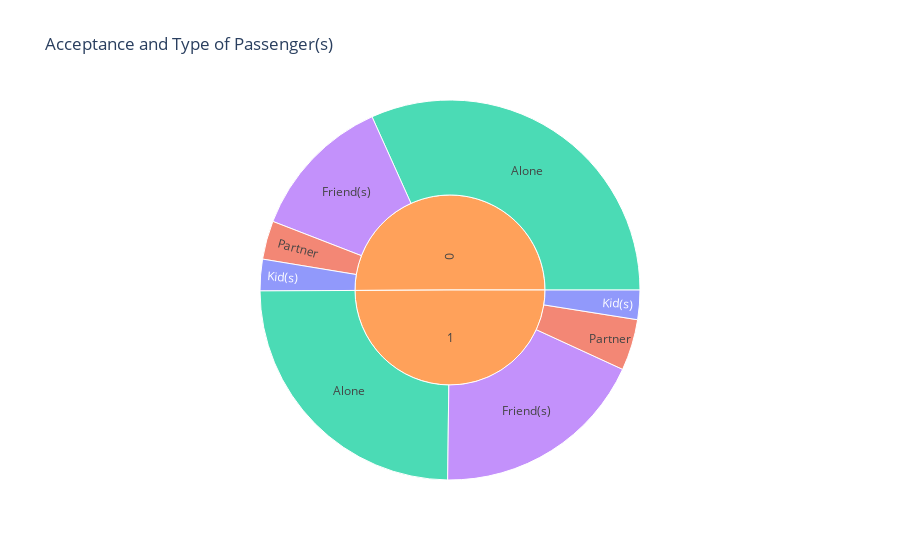

Notebook code cell kept with this figure:
### Markdown cell above
I'll create some plots to visualize the differences between the group of those who accepted the coupons and those who didn't, in order to identify any obvious trends. I chose certain columns that I thought were worth investigating.

### Code cell
fig = px.sunburst(coffeeCoupons, path=['Y', 'passenger'], color='passenger', title = 'Acceptance and Type of Passenger(s)')
fig.show()
fig.write_image("../images/passengersSunburst.png")

### Figure 1 — Plotly figure (JSON) as saved in the notebook; plotly's stock layout.template omitted (floating-point values rounded to 4 significant figures)
{"data": [{"branchvalues": "total", "customdata": [["Kid(s)"], ["Kid(s)"], ["Partner"], ["Alone"], ["Alone"], ["Friend(s)"], ["Partner"], ["(?)"], ["(?)"], ["Friend(s)"]], "domain": {"x": [0, 1], "y": [0, 1]}, "hovertemplate": "labels=%{label}<br>count=%{value}<br>parent=%{parent}<br>id=%{id}<br>passenger=%{customdata[0]}<extra></extra>", "ids": ["0/Kid(s)", "1/Kid(s)", "0/Partner", "0/Alone", "1/Alone", "0/Friend(s)", "1/Partner", "0", "1", "1/Friend(s)"], "labels": ["Kid(s)", "Kid(s)", "Partner", "Alone", "Alone", "Friend(s)", "Partner", "0", "1", "Friend(s)"], "marker": {"colors": ["#636efa", "#636efa", "#EF553B", "#00cc96", "#00cc96", "#ab63fa", "#EF553B", "#FFA15A", "#FFA15A", "#ab63fa"]}, "name": "", "parents": ["0", "1", "0", "0", "1", "0", "1", "", "", "1"], "type": "sunburst", "values": [107, 100, 131, 1268, 988, 495, 174, 2001, 1995, 733]}], "layout": {"legend": {"tracegroupgap": 0}, "title": {"text": "Acceptance and Type of Passenger(s)"}}}
